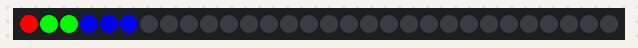
Recording of a sketch running on a simulated Arduino Uno, built with avr-gcc and run on an emulated ATmega328P. Shown: 30 RGB LEDs in strip order, left to right.

Above: at 2.1 s.
At 5.92 s:
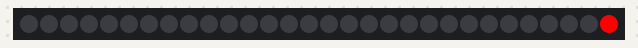

The sketch:

sketch.ino
```cpp
#include "FastLED.h"


////////////////////////////////////////////////////////////////////////////////////////////////////
// RGB Calibration code
// in addition to checking the LED colour ordering (expected GRB), this test allows checking the
// 1m long strips of 30 LEDs, prior to wiring them up in to the LEDframes.

// You should see six leds on.  If the RGB ordering is correct, you should see 1 red led, 2 green
// leds, and 3 blue leds.  If you see different colors, the count of each color tells you what the
// position for that color in the rgb orering should be.  So, for example, if you see 1 Blue, and 2
// Red, and 3 Green leds then the rgb ordering should be BRG (Blue, Red, Green).

//////////////////////////////////////////////////

#define NUM_LEDS 30

// Data pin that led data will be written out over
#define DATA_PIN 6
// Clock pin only needed for SPI based chipsets when not using hardware SPI
//#define CLOCK_PIN 8

CRGB leds[NUM_LEDS];

void setup() {
	// sanity check delay - allows reprogramming if accidently blowing power w/leds
 	delay(2000);

  FastLED.addLeds<WS2812B, DATA_PIN, GRB>(leds, NUM_LEDS);

  // set the first 6 leds to R,G,G,B,B,B
  leds[0] = CRGB(255,0,0);
  leds[1] = CRGB(0,255,0);
  leds[2] = CRGB(0,255,0);
  leds[3] = CRGB(0,0,255);
  leds[4] = CRGB(0,0,255);
  leds[5] = CRGB(0,0,255);
  for (uint8_t i=6; i<NUM_LEDS; i++) {
    leds[i] = CRGB(0,0,0);
  }
  FastLED.show();
  delay(2000);
  fill_solid(leds, NUM_LEDS, CRGB::Black);
}

void loop() {
  // show the reds one LED at a time
  for (uint8_t i=0; i < NUM_LEDS+5; i++) {
    if (i<NUM_LEDS) {
      leds[i] = CRGB::Red;
    }
    FastLED.show();
    if (i >= 5) {
      leds[i-5] = CRGB::Black;
    }
    delay(50);
  }
  delay(300);
  // show the green one LED at a time
  for (uint8_t i=0; i < NUM_LEDS+5; i++) {
    if (i<NUM_LEDS) {
      leds[i] = CRGB::Green;
    }
    FastLED.show();
    if (i >= 5) {
      leds[i-5] = CRGB::Black;
    }
    delay(50);
  }
  delay(300);
  // show the blue one LED at a time
  for (uint8_t i=0; i < NUM_LEDS+5; i++) {
    if (i<NUM_LEDS) {
      leds[i] = CRGB::Blue;
    }
    FastLED.show();
    if (i >= 5) {
      leds[i-5] = CRGB::Black;
    }
    delay(50);
  }
  delay(300);
}
```

Measured:
- by itself, everything shown: repeats every 6.3 s, in 105 steps
- what the display in image 0 shows lasts 2.0 s, from 2.0 s to 4.0 s
